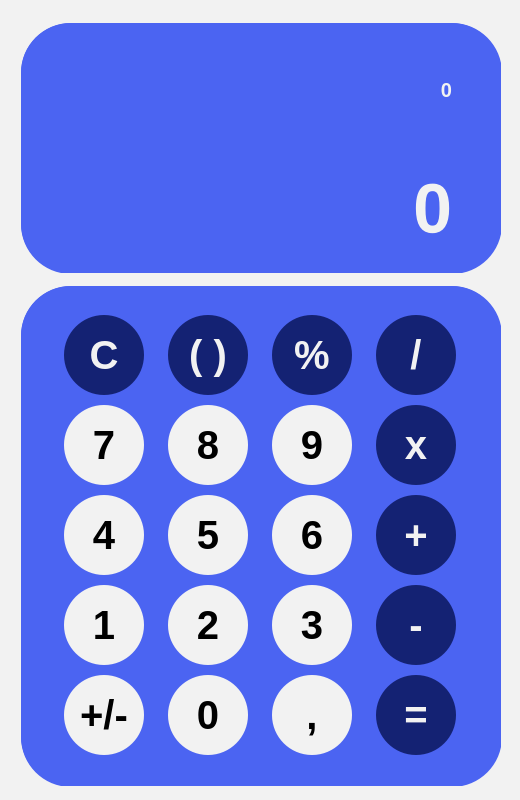
<?xml version="1.0" encoding="UTF-8"?>
<ui version="4.0">
 <class>MainWindow</class>
 <widget class="QMainWindow" name="MainWindow">
  <property name="geometry">
   <rect>
    <x>0</x>
    <y>0</y>
    <width>520</width>
    <height>800</height>
   </rect>
  </property>
  <property name="minimumSize">
   <size>
    <width>520</width>
    <height>800</height>
   </size>
  </property>
  <property name="maximumSize">
   <size>
    <width>520</width>
    <height>800</height>
   </size>
  </property>
  <property name="focusPolicy">
   <enum>Qt::WheelFocus</enum>
  </property>
  <property name="windowTitle">
   <string>CalcPy </string>
  </property>
  <property name="styleSheet">
   <string notr="true">background-color:#F2F2F2;

btnOne {
background-color: #F2F2F2;
border-radius: 40px;
font-family: sans-serif, &quot;Roboto&quot;;
font-weight: bold;
font-size:40px;
}</string>
  </property>
  <widget class="QWidget" name="centralwidget">
   <property name="minimumSize">
    <size>
     <width>520</width>
     <height>800</height>
    </size>
   </property>
   <property name="maximumSize">
    <size>
     <width>520</width>
     <height>800</height>
    </size>
   </property>
   <property name="styleSheet">
    <string notr="true">background-color:#F2F2F2;</string>
   </property>
   <widget class="QWidget" name="verticalLayoutWidget">
    <property name="geometry">
     <rect>
      <x>1</x>
      <y>0</y>
      <width>521</width>
      <height>801</height>
     </rect>
    </property>
    <layout class="QVBoxLayout" name="verticalLayout">
     <property name="spacing">
      <number>0</number>
     </property>
     <property name="leftMargin">
      <number>20</number>
     </property>
     <property name="topMargin">
      <number>10</number>
     </property>
     <property name="rightMargin">
      <number>10</number>
     </property>
     <property name="bottomMargin">
      <number>0</number>
     </property>
     <item>
      <widget class="QFrame" name="displayContainer">
       <property name="minimumSize">
        <size>
         <width>480</width>
         <height>250</height>
        </size>
       </property>
       <property name="maximumSize">
        <size>
         <width>480</width>
         <height>250</height>
        </size>
       </property>
       <property name="styleSheet">
        <string notr="true">background-color: #4B64F2;
border-radius: 50px;
</string>
       </property>
       <property name="frameShape">
        <enum>QFrame::StyledPanel</enum>
       </property>
       <property name="frameShadow">
        <enum>QFrame::Raised</enum>
       </property>
       <widget class="QWidget" name="verticalLayoutWidget_2">
        <property name="geometry">
         <rect>
          <x>0</x>
          <y>0</y>
          <width>481</width>
          <height>251</height>
         </rect>
        </property>
        <layout class="QVBoxLayout" name="verticalLayout_2">
         <property name="leftMargin">
          <number>50</number>
         </property>
         <property name="topMargin">
          <number>10</number>
         </property>
         <property name="rightMargin">
          <number>50</number>
         </property>
         <property name="bottomMargin">
          <number>10</number>
         </property>
         <item>
          <widget class="QLabel" name="lblExpression">
           <property name="styleSheet">
            <string notr="true">font-family: sans-serif, &quot;Roboto&quot;;
font-weight: 500;
color: #F2F2F2;
font-size: 20px;</string>
           </property>
           <property name="text">
            <string>0</string>
           </property>
           <property name="alignment">
            <set>Qt::AlignRight|Qt::AlignTrailing|Qt::AlignVCenter</set>
           </property>
          </widget>
         </item>
         <item>
          <widget class="QLabel" name="lblResult">
           <property name="styleSheet">
            <string notr="true">font-family: sans-serif, &quot;Roboto&quot;;
font-weight: bold;
color: #F2F2F2;
font-size: 70px;</string>
           </property>
           <property name="text">
            <string>0</string>
           </property>
           <property name="alignment">
            <set>Qt::AlignRight|Qt::AlignTrailing|Qt::AlignVCenter</set>
           </property>
          </widget>
         </item>
        </layout>
       </widget>
      </widget>
     </item>
     <item>
      <widget class="QFrame" name="btnsContainer">
       <property name="minimumSize">
        <size>
         <width>480</width>
         <height>500</height>
        </size>
       </property>
       <property name="maximumSize">
        <size>
         <width>480</width>
         <height>500</height>
        </size>
       </property>
       <property name="styleSheet">
        <string notr="true">background-color: #4B64F2;
border-radius: 50px;
</string>
       </property>
       <property name="frameShape">
        <enum>QFrame::StyledPanel</enum>
       </property>
       <property name="frameShadow">
        <enum>QFrame::Raised</enum>
       </property>
       <widget class="QWidget" name="gridLayoutWidget">
        <property name="geometry">
         <rect>
          <x>0</x>
          <y>0</y>
          <width>481</width>
          <height>501</height>
         </rect>
        </property>
        <layout class="QGridLayout" name="gridLayout">
         <property name="leftMargin">
          <number>25</number>
         </property>
         <property name="topMargin">
          <number>25</number>
         </property>
         <property name="rightMargin">
          <number>25</number>
         </property>
         <property name="bottomMargin">
          <number>25</number>
         </property>
         <item row="0" column="0">
          <widget class="QPushButton" name="btnClear">
           <property name="minimumSize">
            <size>
             <width>80</width>
             <height>80</height>
            </size>
           </property>
           <property name="maximumSize">
            <size>
             <width>80</width>
             <height>80</height>
            </size>
           </property>
           <property name="cursor">
            <cursorShape>PointingHandCursor</cursorShape>
           </property>
           <property name="focusPolicy">
            <enum>Qt::ClickFocus</enum>
           </property>
           <property name="styleSheet">
            <string notr="true">background-color: #142273;
color: #f2f2f2;
border-radius: 40px;
font-family: sans-serif, &quot;Roboto&quot;;
font-weight: bold;
font-size:40px;</string>
           </property>
           <property name="text">
            <string>C</string>
           </property>
          </widget>
         </item>
         <item row="0" column="3">
          <widget class="QPushButton" name="btnDivision">
           <property name="minimumSize">
            <size>
             <width>80</width>
             <height>80</height>
            </size>
           </property>
           <property name="maximumSize">
            <size>
             <width>80</width>
             <height>80</height>
            </size>
           </property>
           <property name="cursor">
            <cursorShape>PointingHandCursor</cursorShape>
           </property>
           <property name="focusPolicy">
            <enum>Qt::ClickFocus</enum>
           </property>
           <property name="styleSheet">
            <string notr="true">background-color: #142273;
color: #f2f2f2;
border-radius: 40px;
font-family: sans-serif, &quot;Roboto&quot;;
font-weight: bold;
font-size:40px;</string>
           </property>
           <property name="text">
            <string>/</string>
           </property>
          </widget>
         </item>
         <item row="0" column="1">
          <widget class="QPushButton" name="btnParenteses">
           <property name="minimumSize">
            <size>
             <width>80</width>
             <height>80</height>
            </size>
           </property>
           <property name="maximumSize">
            <size>
             <width>80</width>
             <height>80</height>
            </size>
           </property>
           <property name="cursor">
            <cursorShape>PointingHandCursor</cursorShape>
           </property>
           <property name="focusPolicy">
            <enum>Qt::ClickFocus</enum>
           </property>
           <property name="styleSheet">
            <string notr="true">background-color: #142273;
color: #f2f2f2;
border-radius: 40px;
font-family: sans-serif, &quot;Roboto&quot;;
font-weight: bold;
font-size:40px;</string>
           </property>
           <property name="text">
            <string>( )</string>
           </property>
          </widget>
         </item>
         <item row="0" column="2">
          <widget class="QPushButton" name="btnPercent">
           <property name="minimumSize">
            <size>
             <width>80</width>
             <height>80</height>
            </size>
           </property>
           <property name="maximumSize">
            <size>
             <width>80</width>
             <height>80</height>
            </size>
           </property>
           <property name="cursor">
            <cursorShape>PointingHandCursor</cursorShape>
           </property>
           <property name="focusPolicy">
            <enum>Qt::ClickFocus</enum>
           </property>
           <property name="styleSheet">
            <string notr="true">background-color: #142273;
color: #f2f2f2;
border-radius: 40px;
font-family: sans-serif, &quot;Roboto&quot;;
font-weight: bold;
font-size:40px;</string>
           </property>
           <property name="text">
            <string>%</string>
           </property>
          </widget>
         </item>
         <item row="1" column="0">
          <widget class="QPushButton" name="btnSeven">
           <property name="minimumSize">
            <size>
             <width>80</width>
             <height>80</height>
            </size>
           </property>
           <property name="maximumSize">
            <size>
             <width>80</width>
             <height>80</height>
            </size>
           </property>
           <property name="cursor">
            <cursorShape>PointingHandCursor</cursorShape>
           </property>
           <property name="focusPolicy">
            <enum>Qt::ClickFocus</enum>
           </property>
           <property name="styleSheet">
            <string notr="true">background-color: #F2F2F2;
border-radius: 40px;
font-family: sans-serif, &quot;Roboto&quot;;
font-weight: bold;
font-size:40px;</string>
           </property>
           <property name="text">
            <string>7</string>
           </property>
          </widget>
         </item>
         <item row="2" column="0">
          <widget class="QPushButton" name="btnFour">
           <property name="minimumSize">
            <size>
             <width>80</width>
             <height>80</height>
            </size>
           </property>
           <property name="maximumSize">
            <size>
             <width>80</width>
             <height>80</height>
            </size>
           </property>
           <property name="cursor">
            <cursorShape>PointingHandCursor</cursorShape>
           </property>
           <property name="focusPolicy">
            <enum>Qt::ClickFocus</enum>
           </property>
           <property name="styleSheet">
            <string notr="true">background-color: #F2F2F2;
border-radius: 40px;
font-family: sans-serif, &quot;Roboto&quot;;
font-weight: bold;
font-size:40px;</string>
           </property>
           <property name="text">
            <string>4</string>
           </property>
          </widget>
         </item>
         <item row="3" column="0">
          <widget class="QPushButton" name="btnOne">
           <property name="minimumSize">
            <size>
             <width>80</width>
             <height>80</height>
            </size>
           </property>
           <property name="maximumSize">
            <size>
             <width>80</width>
             <height>80</height>
            </size>
           </property>
           <property name="cursor">
            <cursorShape>PointingHandCursor</cursorShape>
           </property>
           <property name="focusPolicy">
            <enum>Qt::ClickFocus</enum>
           </property>
           <property name="styleSheet">
            <string notr="true">background-color: #F2F2F2;
border-radius: 40px;
font-family: sans-serif, &quot;Roboto&quot;;
font-weight: bold;
font-size:40px;</string>
           </property>
           <property name="text">
            <string>1</string>
           </property>
          </widget>
         </item>
         <item row="4" column="0">
          <widget class="QPushButton" name="btnChangeSignal">
           <property name="minimumSize">
            <size>
             <width>80</width>
             <height>80</height>
            </size>
           </property>
           <property name="maximumSize">
            <size>
             <width>80</width>
             <height>80</height>
            </size>
           </property>
           <property name="cursor">
            <cursorShape>PointingHandCursor</cursorShape>
           </property>
           <property name="focusPolicy">
            <enum>Qt::ClickFocus</enum>
           </property>
           <property name="styleSheet">
            <string notr="true">background-color: #F2F2F2;
border-radius: 40px;
font-family: sans-serif, &quot;Roboto&quot;;
font-weight: bold;
font-size:40px;</string>
           </property>
           <property name="text">
            <string>+/-</string>
           </property>
          </widget>
         </item>
         <item row="4" column="1">
          <widget class="QPushButton" name="btnZero">
           <property name="minimumSize">
            <size>
             <width>80</width>
             <height>80</height>
            </size>
           </property>
           <property name="maximumSize">
            <size>
             <width>80</width>
             <height>80</height>
            </size>
           </property>
           <property name="cursor">
            <cursorShape>PointingHandCursor</cursorShape>
           </property>
           <property name="focusPolicy">
            <enum>Qt::ClickFocus</enum>
           </property>
           <property name="styleSheet">
            <string notr="true">background-color: #F2F2F2;
border-radius: 40px;
font-family: sans-serif, &quot;Roboto&quot;;
font-weight: bold;
font-size:40px;</string>
           </property>
           <property name="text">
            <string>0</string>
           </property>
          </widget>
         </item>
         <item row="4" column="2">
          <widget class="QPushButton" name="btnDot">
           <property name="minimumSize">
            <size>
             <width>80</width>
             <height>80</height>
            </size>
           </property>
           <property name="maximumSize">
            <size>
             <width>80</width>
             <height>80</height>
            </size>
           </property>
           <property name="cursor">
            <cursorShape>PointingHandCursor</cursorShape>
           </property>
           <property name="focusPolicy">
            <enum>Qt::ClickFocus</enum>
           </property>
           <property name="styleSheet">
            <string notr="true">background-color: #F2F2F2;
border-radius: 40px;
font-family: sans-serif, &quot;Roboto&quot;;
font-weight: bold;
font-size:40px;</string>
           </property>
           <property name="text">
            <string>,</string>
           </property>
          </widget>
         </item>
         <item row="4" column="3">
          <widget class="QPushButton" name="btnEquals">
           <property name="minimumSize">
            <size>
             <width>80</width>
             <height>80</height>
            </size>
           </property>
           <property name="maximumSize">
            <size>
             <width>80</width>
             <height>80</height>
            </size>
           </property>
           <property name="cursor">
            <cursorShape>PointingHandCursor</cursorShape>
           </property>
           <property name="focusPolicy">
            <enum>Qt::ClickFocus</enum>
           </property>
           <property name="styleSheet">
            <string notr="true">background-color: #142273;
color: #f2f2f2;
border-radius: 40px;
font-family: sans-serif, &quot;Roboto&quot;;
font-weight: bold;
font-size:40px;</string>
           </property>
           <property name="text">
            <string>=</string>
           </property>
          </widget>
         </item>
         <item row="3" column="1">
          <widget class="QPushButton" name="btnTwo">
           <property name="minimumSize">
            <size>
             <width>80</width>
             <height>80</height>
            </size>
           </property>
           <property name="maximumSize">
            <size>
             <width>80</width>
             <height>80</height>
            </size>
           </property>
           <property name="cursor">
            <cursorShape>PointingHandCursor</cursorShape>
           </property>
           <property name="focusPolicy">
            <enum>Qt::ClickFocus</enum>
           </property>
           <property name="styleSheet">
            <string notr="true">background-color: #F2F2F2;
border-radius: 40px;
font-family: sans-serif, &quot;Roboto&quot;;
font-weight: bold;
font-size:40px;</string>
           </property>
           <property name="text">
            <string>2</string>
           </property>
          </widget>
         </item>
         <item row="3" column="2">
          <widget class="QPushButton" name="btnThree">
           <property name="minimumSize">
            <size>
             <width>80</width>
             <height>80</height>
            </size>
           </property>
           <property name="maximumSize">
            <size>
             <width>80</width>
             <height>80</height>
            </size>
           </property>
           <property name="cursor">
            <cursorShape>PointingHandCursor</cursorShape>
           </property>
           <property name="focusPolicy">
            <enum>Qt::ClickFocus</enum>
           </property>
           <property name="styleSheet">
            <string notr="true">background-color: #F2F2F2;
border-radius: 40px;
font-family: sans-serif, &quot;Roboto&quot;;
font-weight: bold;
font-size:40px;</string>
           </property>
           <property name="text">
            <string>3</string>
           </property>
          </widget>
         </item>
         <item row="3" column="3">
          <widget class="QPushButton" name="btnMinus">
           <property name="minimumSize">
            <size>
             <width>80</width>
             <height>80</height>
            </size>
           </property>
           <property name="maximumSize">
            <size>
             <width>80</width>
             <height>80</height>
            </size>
           </property>
           <property name="cursor">
            <cursorShape>PointingHandCursor</cursorShape>
           </property>
           <property name="focusPolicy">
            <enum>Qt::ClickFocus</enum>
           </property>
           <property name="styleSheet">
            <string notr="true">background-color: #142273;
color: #f2f2f2;
border-radius: 40px;
font-family: sans-serif, &quot;Roboto&quot;;
font-weight: bold;
font-size:40px;</string>
           </property>
           <property name="text">
            <string>-</string>
           </property>
          </widget>
         </item>
         <item row="2" column="1">
          <widget class="QPushButton" name="btnFive">
           <property name="minimumSize">
            <size>
             <width>80</width>
             <height>80</height>
            </size>
           </property>
           <property name="maximumSize">
            <size>
             <width>80</width>
             <height>80</height>
            </size>
           </property>
           <property name="cursor">
            <cursorShape>PointingHandCursor</cursorShape>
           </property>
           <property name="focusPolicy">
            <enum>Qt::ClickFocus</enum>
           </property>
           <property name="styleSheet">
            <string notr="true">background-color: #F2F2F2;
border-radius: 40px;
font-family: sans-serif, &quot;Roboto&quot;;
font-weight: bold;
font-size:40px;</string>
           </property>
           <property name="text">
            <string>5</string>
           </property>
          </widget>
         </item>
         <item row="2" column="2">
          <widget class="QPushButton" name="btnSix">
           <property name="minimumSize">
            <size>
             <width>80</width>
             <height>80</height>
            </size>
           </property>
           <property name="maximumSize">
            <size>
             <width>80</width>
             <height>80</height>
            </size>
           </property>
           <property name="cursor">
            <cursorShape>PointingHandCursor</cursorShape>
           </property>
           <property name="focusPolicy">
            <enum>Qt::ClickFocus</enum>
           </property>
           <property name="styleSheet">
            <string notr="true">background-color: #F2F2F2;
border-radius: 40px;
font-family: sans-serif, &quot;Roboto&quot;;
font-weight: bold;
font-size:40px;
</string>
           </property>
           <property name="text">
            <string>6</string>
           </property>
          </widget>
         </item>
         <item row="2" column="3">
          <widget class="QPushButton" name="btnPlus">
           <property name="minimumSize">
            <size>
             <width>80</width>
             <height>80</height>
            </size>
           </property>
           <property name="maximumSize">
            <size>
             <width>80</width>
             <height>80</height>
            </size>
           </property>
           <property name="cursor">
            <cursorShape>PointingHandCursor</cursorShape>
           </property>
           <property name="focusPolicy">
            <enum>Qt::ClickFocus</enum>
           </property>
           <property name="styleSheet">
            <string notr="true">background-color: #142273;
color: #f2f2f2;
border-radius: 40px;
font-family: sans-serif, &quot;Roboto&quot;;
font-weight: bold;
font-size:40px;</string>
           </property>
           <property name="text">
            <string>+</string>
           </property>
          </widget>
         </item>
         <item row="1" column="1">
          <widget class="QPushButton" name="btnEight">
           <property name="minimumSize">
            <size>
             <width>80</width>
             <height>80</height>
            </size>
           </property>
           <property name="maximumSize">
            <size>
             <width>80</width>
             <height>80</height>
            </size>
           </property>
           <property name="cursor">
            <cursorShape>PointingHandCursor</cursorShape>
           </property>
           <property name="focusPolicy">
            <enum>Qt::ClickFocus</enum>
           </property>
           <property name="styleSheet">
            <string notr="true">background-color: #F2F2F2;
border-radius: 40px;
font-family: sans-serif, &quot;Roboto&quot;;
font-weight: bold;
font-size:40px;</string>
           </property>
           <property name="text">
            <string>8</string>
           </property>
          </widget>
         </item>
         <item row="1" column="2">
          <widget class="QPushButton" name="btnNine">
           <property name="minimumSize">
            <size>
             <width>80</width>
             <height>80</height>
            </size>
           </property>
           <property name="maximumSize">
            <size>
             <width>80</width>
             <height>80</height>
            </size>
           </property>
           <property name="cursor">
            <cursorShape>PointingHandCursor</cursorShape>
           </property>
           <property name="focusPolicy">
            <enum>Qt::ClickFocus</enum>
           </property>
           <property name="styleSheet">
            <string notr="true">background-color: #F2F2F2;
border-radius: 40px;
font-family: sans-serif, &quot;Roboto&quot;;
font-weight: bold;
font-size:40px;</string>
           </property>
           <property name="text">
            <string>9</string>
           </property>
          </widget>
         </item>
         <item row="1" column="3">
          <widget class="QPushButton" name="btnTimes">
           <property name="minimumSize">
            <size>
             <width>80</width>
             <height>80</height>
            </size>
           </property>
           <property name="maximumSize">
            <size>
             <width>80</width>
             <height>80</height>
            </size>
           </property>
           <property name="cursor">
            <cursorShape>PointingHandCursor</cursorShape>
           </property>
           <property name="focusPolicy">
            <enum>Qt::ClickFocus</enum>
           </property>
           <property name="styleSheet">
            <string notr="true">background-color: #142273;
color: #f2f2f2;
border-radius: 40px;
font-family: sans-serif, &quot;Roboto&quot;;
font-weight: bold;
font-size:40px;</string>
           </property>
           <property name="text">
            <string>x</string>
           </property>
          </widget>
         </item>
        </layout>
       </widget>
      </widget>
     </item>
    </layout>
   </widget>
  </widget>
 </widget>
 <resources/>
 <connections/>
</ui>
